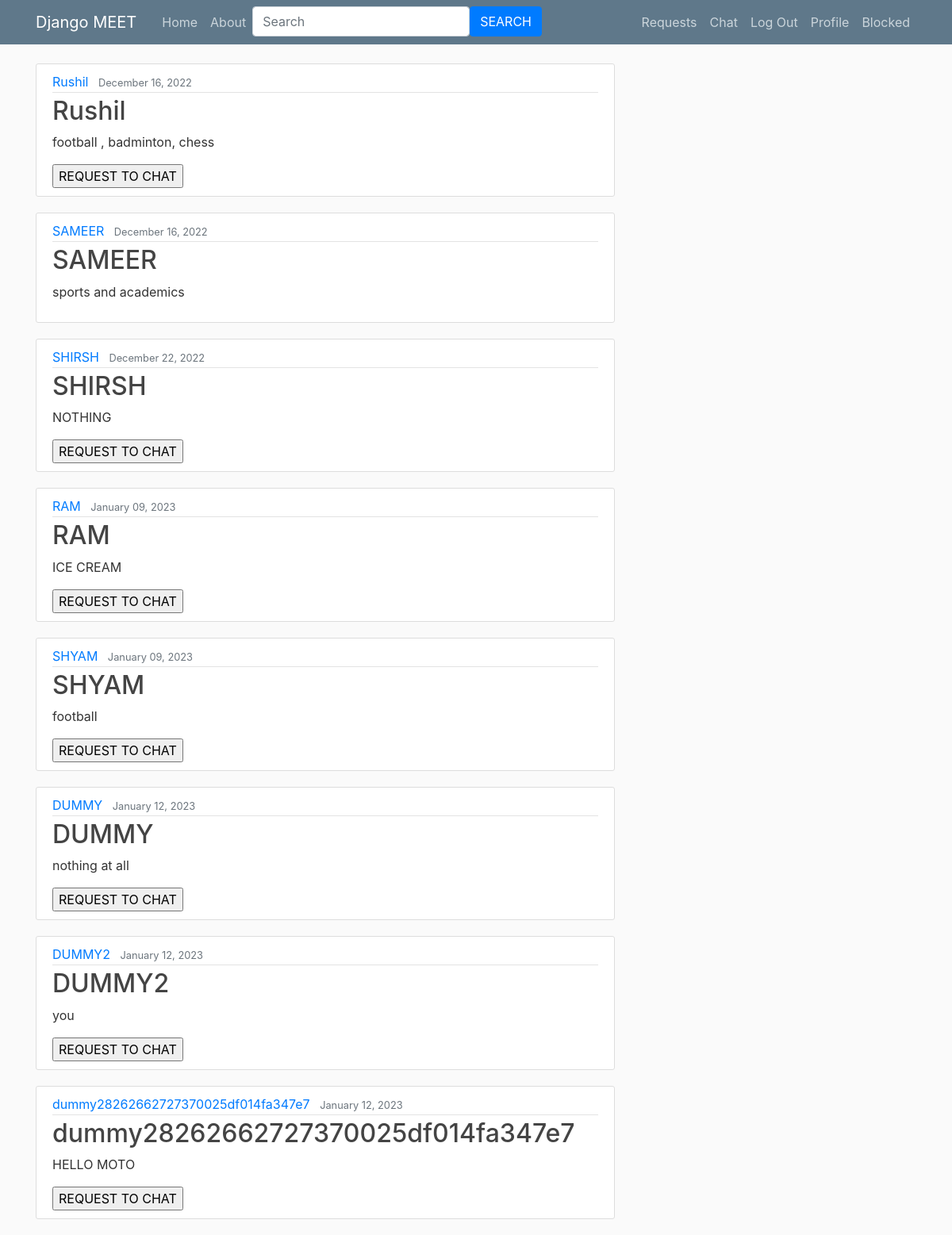
Before: / (signed in) with the older database file.
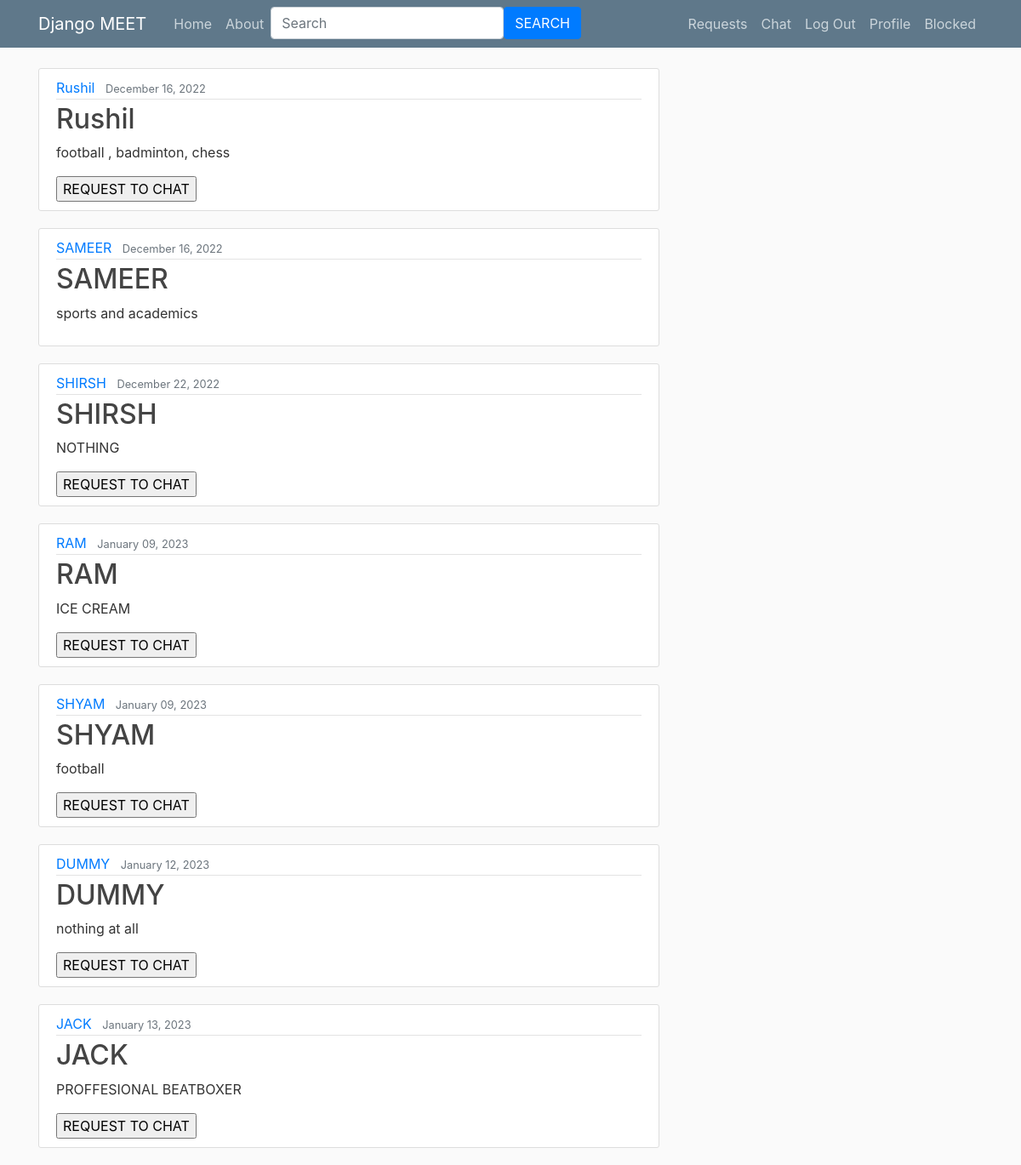
After: the same page with the newer database file.
### meet/models.py (models this page shows, shortened)
class Profile(models.Model):
    name = models.CharField(max_length=100)
    likes = models.TextField()
    date_posted = models.DateTimeField(auto_now_add=True)
    username = models.ForeignKey(User, on_delete=models.CASCADE)

### meet/views.py (the view)
# urls.py: 2. Add a URL to urlpatterns:  path('', views.home, name='home')
@login_required
def home(request):
    names = Profile.objects.values_list('name')
    person = 'default'
    user1 = request.user.username
    dummylist = []
    for a in names:
        dummylist.append(a[0])
    if user1 not in dummylist:
       return redirect('profile/new/')
    a = Block.objects.filter(blocked_by = request.user.username )
    l = []
    for b in a:
        l.append(b.person_blocked)
    context = {
        'profiles': Profile.objects.filter().exclude(name__in = l)
    }
    return render(request, 'meet/home.html',context)

### meet/templates/meet/home.html (shortened to what this page needs)
{% extends 'meet/base.html' %}
{% block content %}
        {% for profile in profiles %}
              <article class="media content-section">
                      <div class="media-body">
                        <div class="article-metadata">
                          <a class="mr-2" href="{% url 'profile-detail' profile.id %}">{{ profile.name }}</a>
                          <small class="text-muted" >{{ profile.date_posted|date:"F d, Y" }}</small>
                        </div>
                        <h2><a class="article-title" >{{ profile.name }}</a></h2>
                        <p class="article-content">{{ profile.likes }}</p>
                      {% if profile.name != user.username %}
                        <form action="req_to_chat" method="post">
                        <input type="submit" value="REQUEST TO CHAT">
                      </form>
                      {% endif %}
                      </div>
                    </article>
        {% endfor %}
{% endblock content %}

Changed rows visible on the page:
removed Profile: name "DUMMY2", date_posted "January 12, 2023", likes "you"
removed Profile: name "dummy28262662727370025df014fa347e7", date_posted "January 12, 2023", likes "HELLO MOTO"
added Profile: name "JACK", date_posted "January 13, 2023", likes "PROFFESIONAL BEATBOXER"
